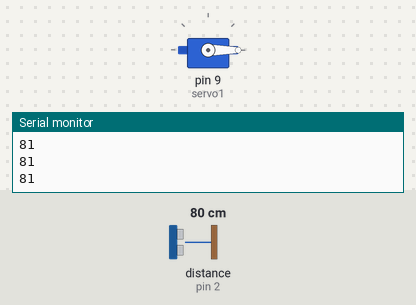
Simulated run of this sketch. Board: Arduino Uno, built with avr-gcc and run on an emulated ATmega328P. Shown: servo, the last lines printed to the serial monitor. The inputs (shaded band) are chosen by the test bench; at power-on: distance to the obstacle (sensor on pin 2) 80 cm. The echo pulse lasts 58.3 µs per cm.

Above: at 1.2 s.
1.3 s: distance to the obstacle (sensor on pin 2) set to 55 cm
2.8 s: distance to the obstacle (sensor on pin 2) set to 45 cm
At 4.2 s:
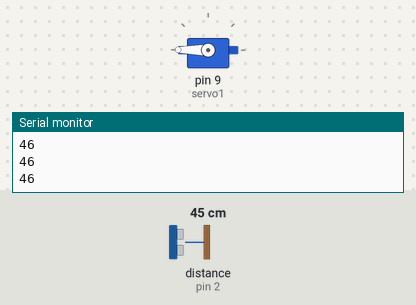
4.5 s: distance to the obstacle (sensor on pin 2) set to 60 cm
At 5.3 s:
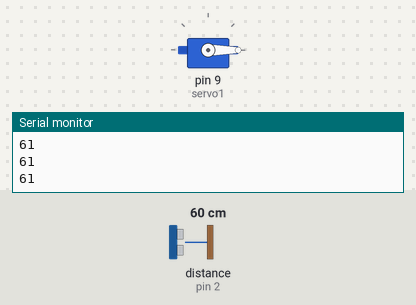
6.0 s: distance to the obstacle (sensor on pin 2) set to 2 cm
At 6.4 s:
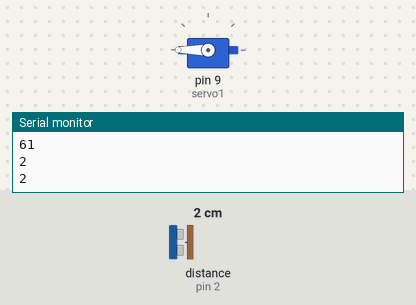
Timing chart, 0 to 8.5 s (numbered marks = the images above; inputs shaded):
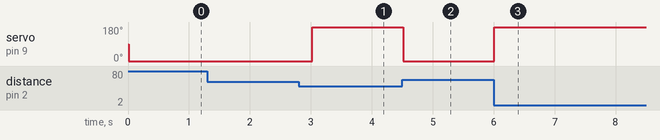

Measured:
- the behaviour switches between 50 and 49 cm on distance to the obstacle (sensor on pin 2) (found by bisection; images 0 and 1)
- after the input at 2.8 s, servo on pin 9 (servo1): 0° → 180° after 0.22 s
- after the input at 4.5 s, servo on pin 9 (servo1): 180° → 0° at once
- after the input at 6.0 s, servo on pin 9 (servo1): 0° → 180° at once

The sketch:

cobaultrasonik.ino
```cpp
//for this code you need to install the NewPing libraries to your arduino software
#include <NewPing.h>
#include <Servo.h>

#define TRIGGER_PIN  3
#define ECHO_PIN   2
#define MAX_DISTANCE 100


NewPing sonar(TRIGGER_PIN, ECHO_PIN, MAX_DISTANCE);

unsigned int time;
int distance;
int triggerDistance = 30;
Servo servo1;

void setup()
{
  Serial.begin(9600);
  servo1.attach(9);
}

void loop()
{
  scan();
  Serial.println(distance);
  if(distance>50){
    servo1.write(0);
  }
  else{
    servo1.write(180);
  }
  delay(200);
}

void scan(){
  time = sonar.ping();
  distance = time / US_ROUNDTRIP_CM;
  if(distance == 0){
  distance = 100;
  }
  delay(10);
}
```
